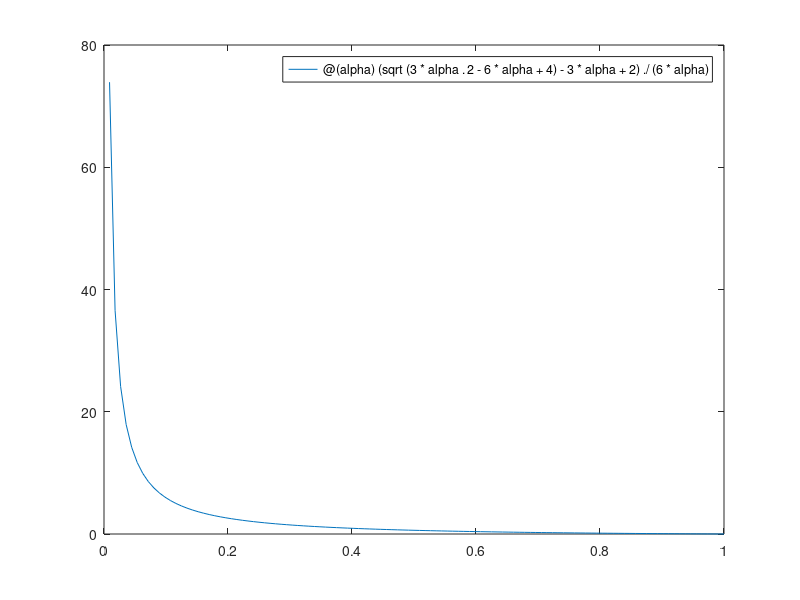

Reproduce this figure in MATLAB.
m = @(alpha) (sqrt(3*alpha.^2 - 6*alpha + 4) - 3*alpha + 2)./(6*alpha)


close all
m(10)
fplot(m, [0,1])

x = linspace(0,3,10000);

x(find(m(x)<0))(1)
